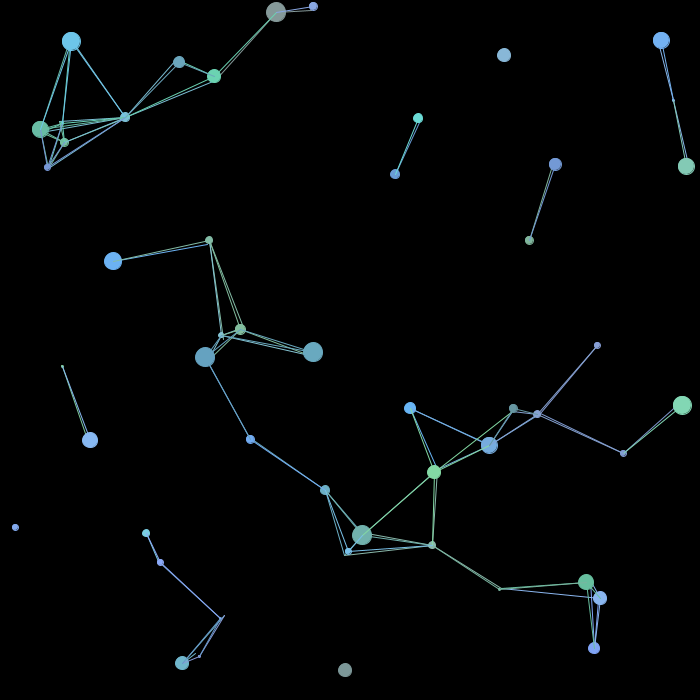
Frame 1 (no input)
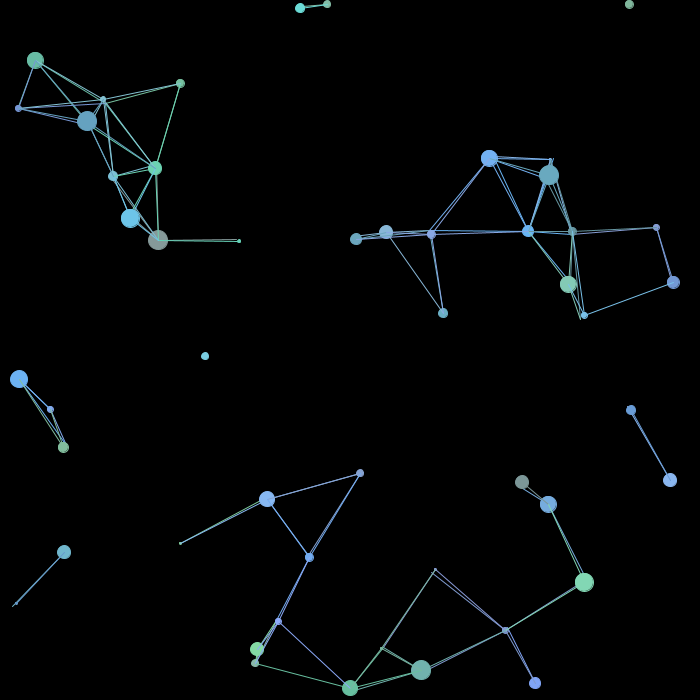
Frame 60 (the mouse pressed at the canvas centre just before this capture)
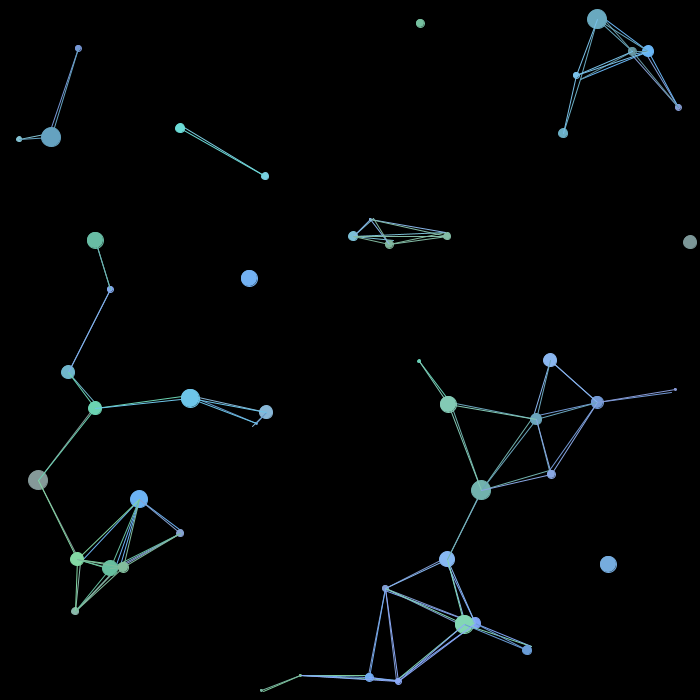
Frame 120 (the mouse held since frame 60 and released just before this capture)

The Processing sketch that drew these frames (run headless with seeded random() and noise(); from frame 60 on, the mouse is pressed at the canvas centre):

// Processing sketch: pinpong
// ── pinpong.pde
int n = 50;
int [] x = new int[n];
int [] y = new int[n];
int [] d = new int[n];
int [] vx = new int[n];
int [] vy = new int[n];
color [] c = new color[n];

void setup() {
  size(700, 700);
  for (int i = 0; i < n; i++) {
    d[i] = (int)random(2, 20);
    x[i] = (int)random(d[i] / 2, width - d[i] / 2);
    y[i] = (int)random(d[i] / 3, height -d[i] / 2);
    for (; vx[i] == 0;) vx[i] = (int)random(-5, 5);
    for (; vy[i] == 0;) vy[i] = (int)random(-5, 5);
    c[i] = color(random(100, 140), random(150, 220), random(150, 250));
  }
}

void draw() {
  background(0);
  for (int i = 0; i < n; i++) {
    pinpong(i);
    connect(i);
    fill(c[i]);
    ellipse(x[i], y[i], d[i], d[i]);
  }
}

void pinpong(int i) {
  if (x[i] >= width - d[i] / 2 || x[i] <= d[i] / 2)
      vx[i] = -vx[i];
  if (y[i] >= width - d[i] / 2 || y[i] <= d[i] / 2)
      vy[i] = -vy[i]; 
      
  x[i] += vx[i];
  y[i] += vy[i];
}

void connect(int i) {
  stroke(c[i]);
  for (int j = 0; j < n; j++) {
    if (dist(x[i], y[i], x[j], y[j]) <= 100) {
      line(x[i], y[i], x[j], y[j]);
    }
  }
}
